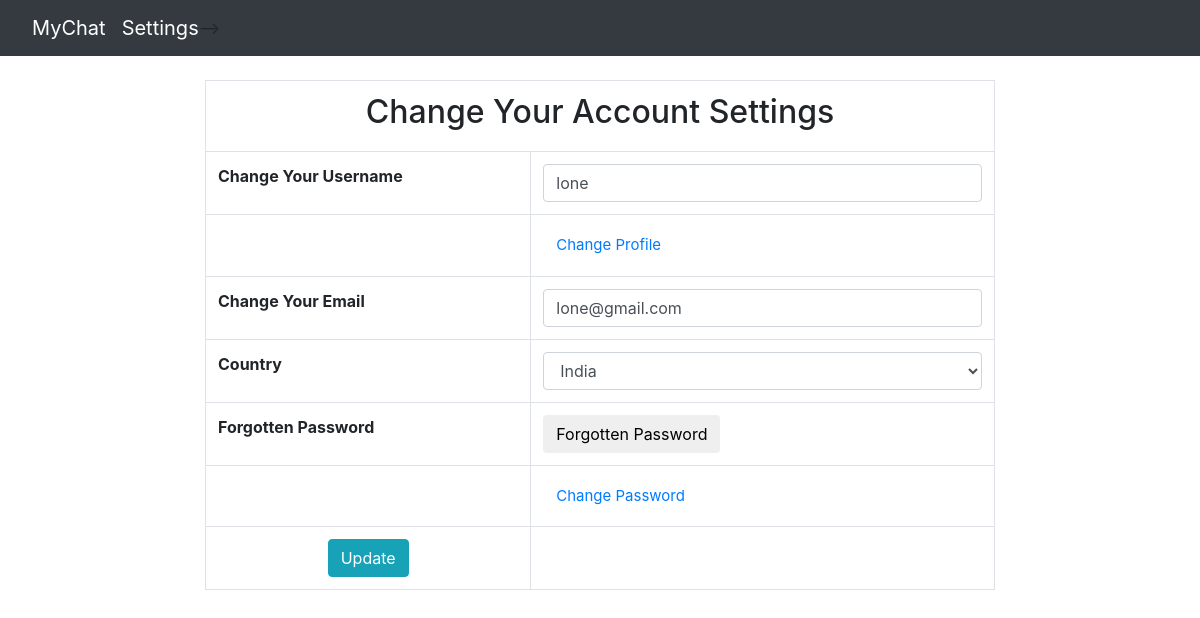
The app's page /mychat/account_settings.php (signed in) with its own data.
### tables this page shows
CREATE TABLE `users` (
  `user_id` int(11) NOT NULL,
  `user_name` varchar(100) NOT NULL,
  `user_pass` varchar(100) NOT NULL,
  `user_email` varchar(100) NOT NULL,
  `user_profile` varchar(255) NOT NULL,
  `user_country` text NOT NULL,
  `user_gender` text NOT NULL,
  `forgotten_answer` varchar(100) NOT NULL,
  `log_in` varchar(7) NOT NULL
);

### mychat/account_settings.php (the view, shortened to what this page needs)
<!DOCTYPE html>
<?php
include("include/connection.php");
include("include/header.php");
if (!isset($_SESSION['user_email'])) {
	header("location: signin.php");
}
else	{ ?>
<html>
    <head>
        <link rel="stylesheet" href="https://maxcdn.bootstrapcdn.com/bootstrap/4.1.3/css/bootstrap.min.css">
    </head>
    <body>
        <div class="row">
            <div class="col-sm-2">
            </div>
            <?php
                $user = $_SESSION['user_email'];
                $get_user = "SELECT * FROM users WHERE user_email='$user'";
                $run_user = mysqli_query($con, $get_user);
                $row = mysqli_fetch_array($run_user);
                $user_name = $row['user_name'];
                $user_email = $row['user_email'];
                $user_country = $row['user_country'];
            ?>
            <div class="col-sm-8">
                <form action="" method="post" enctype="mutlipart/form-data">
                    <table class="table table-bordered table-hover">
                        <tr align="center">
                            <td colspan="6" class="active"><h2>Change Your Account Settings</h2></td>
                        </tr>
                        <tr>
                            <td style="font-weight: bold;">Change Your Username</td>
                            <td>
                                <input type="text" name="u_name" class="form-control" required value="<?php echo $user_name; ?>">
                            </td>
                        </tr>
                        <tr>
                            <td></td>
                            <td>
                                <a class="btn btn-default" style="text-decoration:none; font-size:15px;" href="upload.php"><i class="fa fa-user" aria-hidden="true"></i>Change Profile</a>
                            </td>
                        </tr>
                        <tr>
                            <td style="font-weight: bold;">Change Your Email</td>
                            <td>
                                <input type="email" name="u_email" class="form-control" required value="<?php echo $user_email; ?>">
                            </td>
                        </tr>
                        <tr>
                            <td style="font-weight: bold">Country</td>
                            <td>
                                <select class="form-control" name="u_country">
                                    <option><?php echo $user_country; ?></option>
                                </select>
                            </td>
                        </tr>
                        <tr>
                            <td style="font-weight: bold;">Forgotten Password</td>
                            <td>
                                <button type="button" class="btn btn-default" data-toggle="modal" data-target="#myModal">Forgotten Password</button>
                            </td>
                        </tr>
                        <tr>
                            <td></td>
                            <td>
                                <a class="btn btn-default" style="text_decoration: none; font-size: 15px" href="change_password.php"><i class="fa fa-key fa-fw" aria-hidden="true"></i>Change Password</a>
                            </td>
                        </tr>
                        <tr align="center">
                            <td colspace="6">
                                <input type="submit" value="Update" name="update" class="btn btn-info">
                            </td>
                        </tr>
                    </table>
                </form>
            </div>
            <div class="col-sm-2">
            </div>
        </div>
    </body>
</html>
<?php } ?>

### records on screen
users: u_name "lone", u_email "lone@gmail.com", u_country "India"
